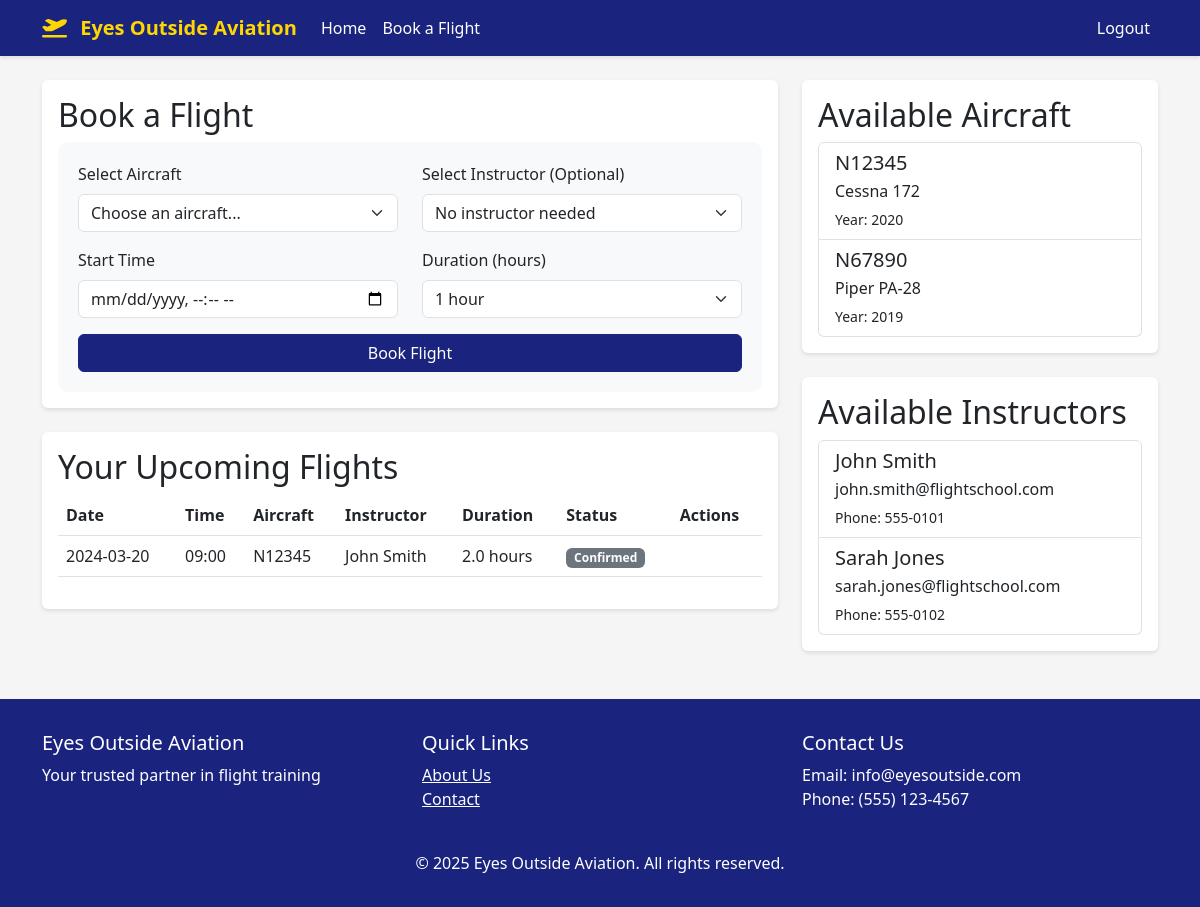
Page /booking/dashboard (signed in) on the committed database.
### app/models.py (models this page shows, shortened)
class Booking(db.Model):
    id = db.Column(db.Integer, primary_key=True)
    student_id = db.Column(db.Integer, db.ForeignKey('user.id'), nullable=False)
    instructor_id = db.Column(db.Integer, db.ForeignKey('user.id'), nullable=True)  # Optional instructor
    aircraft_id = db.Column(db.Integer, db.ForeignKey('aircraft.id'), nullable=False)
    start_time = db.Column(db.DateTime, nullable=False)
    end_time = db.Column(db.DateTime, nullable=False)
    status = db.Column(db.String(20), default='pending')  # pending, confirmed, completed, cancelled
    created_at = db.Column(db.DateTime, default=datetime.utcnow)
    updated_at = db.Column(db.DateTime, default=datetime.utcnow, onupdate=datetime.utcnow)

class Aircraft(db.Model):
    id = db.Column(db.Integer, primary_key=True)
    tail_number = db.Column(db.String(10), unique=True, nullable=False)
    make_model = db.Column(db.String(100), nullable=False)
    year = db.Column(db.Integer)
    status = db.Column(db.String(20), default='available')  # available, maintenance, retired
    created_at = db.Column(db.DateTime, default=datetime.utcnow)
    bookings = db.relationship('Booking', backref='aircraft', lazy='dynamic')

class User(UserMixin, db.Model):
    id = db.Column(db.Integer, primary_key=True)
    email = db.Column(db.String(120), unique=True, nullable=False)
    first_name = db.Column(db.String(64))
    last_name = db.Column(db.String(64))
    name = db.Column(db.String(128))  # Full name, computed from first_name and last_name
    phone = db.Column(db.String(20))
    address = db.Column(db.String(256))
    password_hash = db.Column(db.String(128))
    is_admin = db.Column(db.Boolean, default=False)
    is_instructor = db.Column(db.Boolean, default=False)
    student_id = db.Column(db.String(20), unique=True)
    certificates = db.Column(db.String(200))
    status = db.Column(db.String(20), default='active')  # active, unavailable, inactive
    created_at = db.Column(db.DateTime, default=datetime.utcnow)
    bookings_as_student = db.relationship('Booking', backref='student', lazy='dynamic',
                                        foreign_keys='Booking.student_id')
    bookings_as_instructor = db.relationship('Booking', backref='instructor', lazy='dynamic',
                                           foreign_keys='Booking.instructor_id')

### app/routes/booking.py (the view)
@bp.route('/dashboard')
@login_required
def dashboard():
    aircraft = Aircraft.query.filter_by(status='available').all()
    instructors = User.query.filter(User.certificates.isnot(None)).all()  # Get users with certificates (instructors)
    user_bookings = Booking.query.filter_by(student_id=current_user.id).order_by(Booking.start_time).all()
    return render_template('booking/dashboard.html',
                         aircraft=aircraft,
                         instructors=instructors,
                         bookings=user_bookings)

### app/__init__.py (called while the page is built)
def create_app(config_class=Config):
    app = Flask(__name__)
    app.config.from_object(config_class)
    db.init_app(app)
    login_manager.init_app(app)
    mail.init_app(app)
    migrate.init_app(app, db)
    login_manager.login_view = 'auth.login'
    login_manager.login_message = 'Please log in to access this page.'
    from app.routes import auth, admin, booking, main
    app.register_blueprint(auth.bp, url_prefix='/auth')
    app.register_blueprint(admin.bp, url_prefix='/admin')
    app.register_blueprint(booking.bp, url_prefix='/booking')
    app.register_blueprint(main.bp)
    @app.context_processor
    def utility_processor():
        return {'now': datetime.now()}
    with app.app_context():
        db.create_all()
        db.session.commit()
    return app

@login_manager.user_loader
def load_user(id):
    return User.query.get(int(id))

### app/templates/booking/dashboard.html (shortened to what this page needs)
{% extends "base.html" %}
{% block extra_css %}
<link href="https://cdn.jsdelivr.net/npm/flatpickr/dist/flatpickr.min.css" rel="stylesheet">
{% endblock %}
{% block content %}
<div class="row">
    <div class="col-md-8">
        <div class="card mb-4">
            <div class="card-body">
                <h2 class="card-title">Book a Flight</h2>
                <form method="POST" action="{{ url_for('booking.create_booking') }}" class="booking-form">
                    <div class="row">
                        <div class="col-md-6 mb-3">
                            <label for="aircraft_id" class="form-label">Select Aircraft</label>
                            <select class="form-select" id="aircraft_id" name="aircraft_id" required>
                                <option value="">Choose an aircraft...</option>
                            </select>
                        </div>
                        <div class="col-md-6 mb-3">
                            <label for="instructor_id" class="form-label">Select Instructor (Optional)</label>
                            <select class="form-select" id="instructor_id" name="instructor_id">
                                <option value="">No instructor needed</option>
                            </select>
                        </div>
                    </div>
                    <div class="row">
                        <div class="col-md-6 mb-3">
                            <label for="start_time" class="form-label">Start Time</label>
                            <input type="datetime-local" class="form-control" id="start_time" name="start_time" required>
                        </div>
                        <div class="col-md-6 mb-3">
                            <label for="duration" class="form-label">Duration (hours)</label>
                            <select class="form-select" id="duration" name="duration" required>
                                <option value="1">1 hour</option>
                            </select>
                        </div>
                    </div>
                    <div class="d-grid">
                        <button type="submit" class="btn btn-primary">Book Flight</button>
                    </div>
                </form>
            </div>
        </div>
        <div class="card">
            <div class="card-body">
                <h2 class="card-title">Your Upcoming Flights</h2>
                <div class="table-responsive">
                    <table class="table">
                        <thead>
                            <tr>
                                <th>Date</th>
                                <th>Time</th>
                                <th>Aircraft</th>
                                <th>Instructor</th>
                                <th>Duration</th>
                                <th>Status</th>
                                <th>Actions</th>
                            </tr>
                        </thead>
                        <tbody>
                            {% for booking in bookings %}
                            <tr>
                                <td>{{ booking.start_time.strftime('%Y-%m-%d') }}</td>
                                <td>{{ booking.start_time.strftime('%H:%M') }}</td>
                                <td>{{ booking.aircraft.tail_number }}</td>
                                <td>{{ booking.instructor.first_name ~ ' ' ~ booking.instructor.last_name if booking.instructor else 'Solo' }}</td>
                                <td>{{ ((booking.end_time - booking.start_time).total_seconds() / 3600)|round(1) }} hours</td>
                                <td>
                                    <span class="badge bg-{{ 'success' if booking.status == 'scheduled' else 'secondary' }}">
                                        {{ booking.status|title }}
                                    </span>
                                </td>
                                <td>
                                </td>
                            </tr>
                            {% endfor %}
                        </tbody>
                    </table>
                </div>
            </div>
        </div>
    </div>
    <div class="col-md-4">
        <div class="card">
            <div class="card-body">
                <h2 class="card-title">Available Aircraft</h2>
                <div class="list-group">
                    {% for aircraft in aircraft %}
                    <div class="list-group-item">
                        <h5 class="mb-1">{{ aircraft.tail_number }}</h5>
                        <p class="mb-1">{{ aircraft.make_model }}</p>
                        <small>Year: {{ aircraft.year }}</small>
                    </div>
                    {% endfor %}
                </div>
            </div>
        </div>
        <div class="card mt-4">
            <div class="card-body">
                <h2 class="card-title">Available Instructors</h2>
                <div class="list-group">
                    {% for instructor in instructors %}
                    <div class="list-group-item">
                        <h5 class="mb-1">{{ instructor.first_name }} {{ instructor.last_name }}</h5>
                        <p class="mb-1">{{ instructor.email }}</p>
                        <small>Phone: {{ instructor.phone }}</small>
                    </div>
                    {% endfor %}
                </div>
            </div>
        </div>
    </div>
</div>
{% endblock %}

### app/templates/base.html (style rules this page uses)
:root { --primary-color: #1a237e; --secondary-color: #0d47a1; --accent-color: #ffd700; }
body { font-family: 'Segoe UI', Tahoma, Geneva, Verdana, sans-serif; background-color: #f5f5f5; }
.btn-primary { background-color: var(--primary-color); border-color: var(--primary-color); }
.card { border: none; box-shadow: 0 2px 4px rgba(0,0,0,0.1); transition: transform 0.3s ease; }

### app/templates/booking/dashboard.html (style rules this page uses)
.booking-form { background-color: #f8f9fa; padding: 20px; border-radius: 10px; }

### rows in the picture
Booking: start_time "2024-03-20", start_time "09:00", aircraft.tail_number "N12345", instructor "John Smith", end_time+start_time "2.0", status "Confirmed"
Aircraft: tail_number "N12345", make_model "Cessna 172", year "2020"
Aircraft: tail_number "N67890", make_model "Piper PA-28", year "2019"
User: first_name "John", last_name "Smith", email "john.smith@flightschool.com", phone "555-0101"
User: first_name "Sarah", last_name "Jones", email "sarah.jones@flightschool.com", phone "555-0102"
